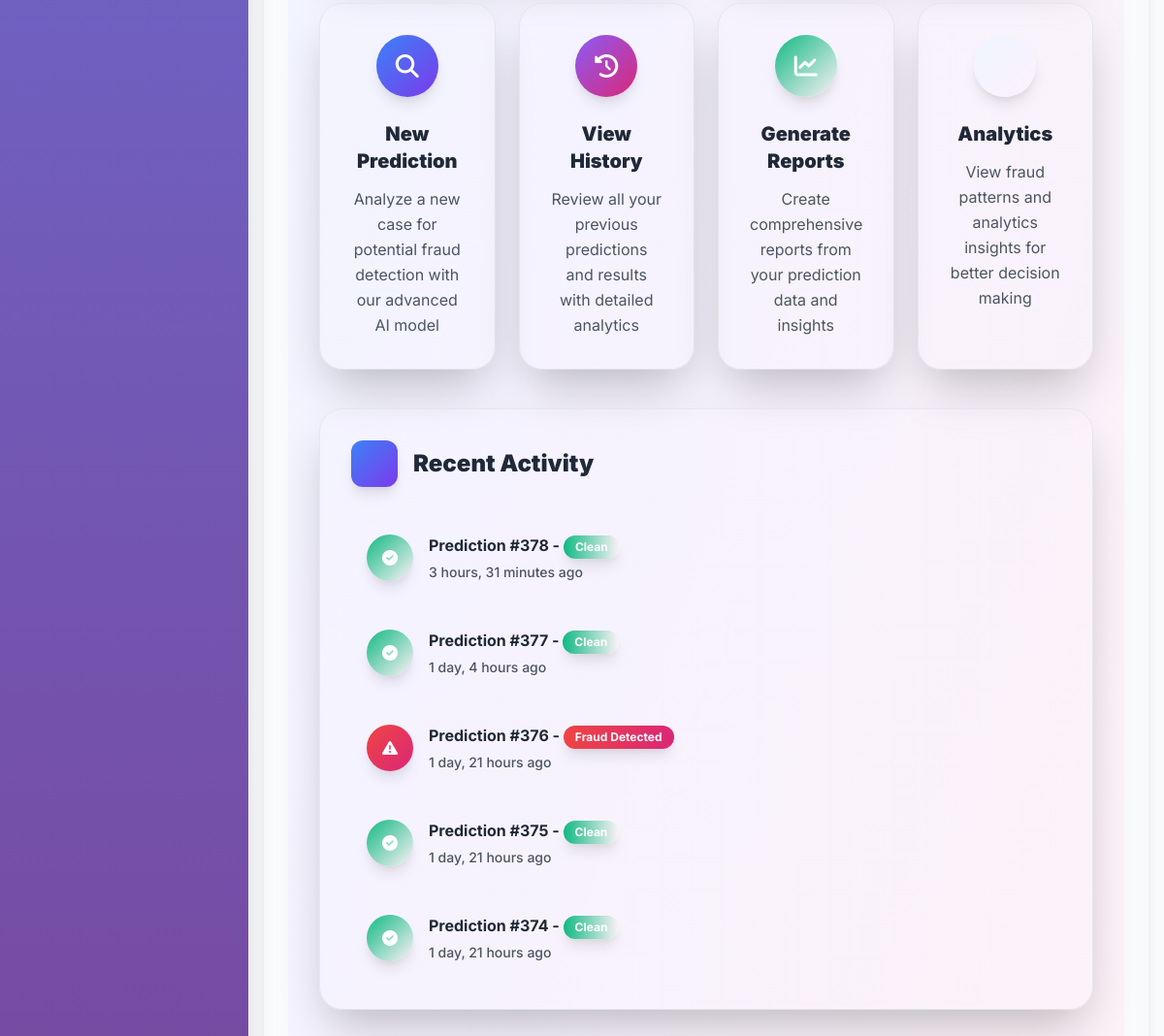
The app's page /user-dashboard/ (signed in, lower part), older data.
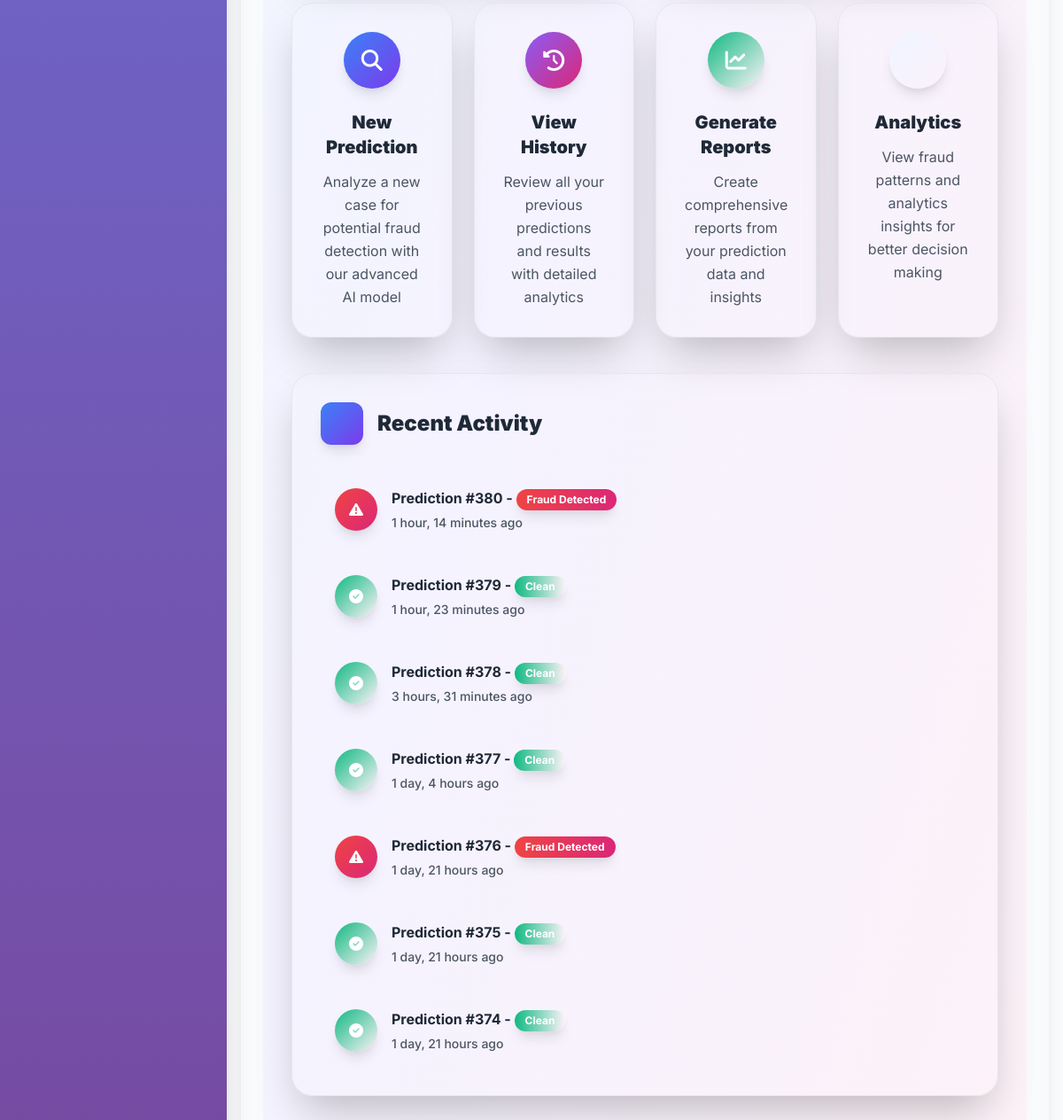
The same page, newer data.
### landing/models.py (models this page shows, shortened)
class Prediction(models.Model):
    user = models.ForeignKey(User, on_delete=models.CASCADE, related_name='predictions', null=True, blank=True)
    input_data = models.TextField()  # Store as JSON string
    result = models.CharField(max_length=20)
    created_at = models.DateTimeField(auto_now_add=True)
    confidence_score = models.FloatField(null=True, blank=True)
    processing_time = models.FloatField(null=True, blank=True)
    class Meta:
        ordering = ['-created_at']

### landing/views.py (the view)
# urls.py: path('user-dashboard/', user_dashboard_view, name='user_dashboard'),
@login_required
def user_dashboard_view(request):
    user = request.user
    profile, created = UserProfile.objects.get_or_create(user=user)
    user_predictions = Prediction.objects.filter(user=user)
    total_predictions = user_predictions.count()
    fraud_predictions = user_predictions.filter(result='Fraud').count()
    safe_predictions = user_predictions.filter(result='Not Fraud').count()
    accuracy_rate = 95.7  # You can calculate this based on your validation data
    recent_predictions = user_predictions.order_by('-created_at')[:10]
    recent_activities = UserActivity.objects.filter(user=user).order_by('-created_at')[:5]
    context = {
        'user': user,
        'profile': profile,
        'user_predictions': total_predictions,
        'fraud_predictions': fraud_predictions,
        'safe_predictions': safe_predictions,
        'accuracy_rate': accuracy_rate,
        'recent_predictions': recent_predictions,
        'recent_activities': recent_activities,
    }
    return render(request, 'landing/dashboard.html', context)

### landing/templates/landing/dashboard.html (shortened to what this page needs)
{% extends 'landing/base_with_sidebar.html' %}
{% load static %}
{% block content %}
<div class="min-h-screen bg-gradient-to-br from-blue-50 via-purple-50 to-pink-50 py-8">
    <div class="max-w-7xl mx-auto px-4 sm:px-6 lg:px-8">
        <div class="grid grid-cols-1 md:grid-cols-2 lg:grid-cols-4 gap-6 mb-10">
            <a href="{% url 'predict' %}" class="group bg-white/95 backdrop-blur-xl rounded-3xl shadow-2xl p-8 text-center border border-white/30 hover:shadow-3xl hover:-translate-y-2 transition-all duration-500 cursor-pointer no-underline">
                <div class="w-16 h-16 bg-gradient-to-br from-blue-500 to-purple-600 rounded-full flex items-center justify-center mx-auto mb-6 shadow-lg group-hover:scale-110 transition-transform duration-300">
                    <i class="fas fa-search text-2xl text-white"></i>
                </div>
                <div class="text-xl font-black text-gray-800 mb-3">New Prediction</div>
                <div class="text-gray-600 leading-relaxed">
                    Analyze a new case for potential fraud detection with our advanced AI model
                </div>
            </a>
            <a href="{% url 'prediction_history' %}" class="group bg-white/95 backdrop-blur-xl rounded-3xl shadow-2xl p-8 text-center border border-white/30 hover:shadow-3xl hover:-translate-y-2 transition-all duration-500 cursor-pointer no-underline">
                <div class="w-16 h-16 bg-gradient-to-br from-purple-500 to-pink-600 rounded-full flex items-center justify-center mx-auto mb-6 shadow-lg group-hover:scale-110 transition-transform duration-300">
                    <i class="fas fa-history text-2xl text-white"></i>
                </div>
                <div class="text-xl font-black text-gray-800 mb-3">View History</div>
                <div class="text-gray-600 leading-relaxed">
                    Review all your previous predictions and results with detailed analytics
                </div>
            </a>
            <a href="{% url 'user_reports' %}" class="group bg-white/95 backdrop-blur-xl rounded-3xl shadow-2xl p-8 text-center border border-white/30 hover:shadow-3xl hover:-translate-y-2 transition-all duration-500 cursor-pointer no-underline">
                <div class="w-16 h-16 bg-gradient-to-br from-green-500 to-emerald-600 rounded-full flex items-center justify-center mx-auto mb-6 shadow-lg group-hover:scale-110 transition-transform duration-300">
                    <i class="fas fa-chart-line text-2xl text-white"></i>
                </div>
                <div class="text-xl font-black text-gray-800 mb-3">Generate Reports</div>
                <div class="text-gray-600 leading-relaxed">
                    Create comprehensive reports from your prediction data and insights
                </div>
            </a>
            <a href="{% url 'fraud_analytics' %}" class="group bg-white/95 backdrop-blur-xl rounded-3xl shadow-2xl p-8 text-center border border-white/30 hover:shadow-3xl hover:-translate-y-2 transition-all duration-500 cursor-pointer no-underline">
                <div class="w-16 h-16 bg-gradient-to-br from-orange-500 to-red-600 rounded-full flex items-center justify-center mx-auto mb-6 shadow-lg group-hover:scale-110 transition-transform duration-300">
                </div>
                <div class="text-xl font-black text-gray-800 mb-3">Analytics</div>
                <div class="text-gray-600 leading-relaxed">
                    View fraud patterns and analytics insights for better decision making
                </div>
            </a>
        </div>
        <div class="bg-white/95 backdrop-blur-xl rounded-3xl shadow-2xl p-8 border border-white/30">
            <div class="flex items-center mb-8">
                <div class="w-12 h-12 bg-gradient-to-br from-blue-500 to-purple-600 rounded-xl flex items-center justify-center mr-4 shadow-lg">
                </div>
                <h3 class="text-2xl font-black text-gray-800">Recent Activity</h3>
            </div>
            {% if recent_predictions %}
                <div class="space-y-4">
                    {% for prediction in recent_predictions %}
                    <div class="group flex items-center p-4 rounded-2xl hover:bg-blue-50 hover:shadow-lg transition-all duration-300 cursor-pointer">
                        <div class="w-12 h-12 {% if prediction.result == 'Fraud' %}bg-gradient-to-br from-red-500 to-pink-600{% else %}bg-gradient-to-br from-green-500 to-emerald-600{% endif %} rounded-full flex items-center justify-center mr-4 shadow-lg group-hover:scale-110 transition-transform duration-300">
                            {% if prediction.result == 'Fraud' %}
                                <i class="fas fa-exclamation-triangle text-white"></i>
                            {% else %}
                                <i class="fas fa-check-circle text-white"></i>
                            {% endif %}
                        </div>
                        <div class="flex-1">
                            <div class="font-bold text-gray-800 mb-1">
                                Prediction #{{ prediction.id }} -
                                <span class="inline-block px-3 py-1 rounded-full text-xs font-bold text-white {% if prediction.result == 'Fraud' %}bg-gradient-to-r from-red-500 to-pink-600{% else %}bg-gradient-to-r from-green-500 to-emerald-600{% endif %} shadow-lg">
                                    {% if prediction.result == 'Fraud' %}Fraud Detected{% else %}Clean{% endif %}
                                </span>
                            </div>
                            <div class="text-sm text-gray-600 font-medium">{{ prediction.created_at|timesince }} ago</div>
                        </div>
                    </div>
                    {% endfor %}
                </div>
            {% endif %}
        </div>
    </div>
</div>
{% endblock %}

### landing/templates/landing/base_with_sidebar.html (shortened to what this page needs)
<!DOCTYPE html>
<html lang="en">
<head>
    <link href="https://cdn.jsdelivr.net/npm/tailwindcss@2.2.19/dist/tailwind.min.css" rel="stylesheet">
    <link rel="stylesheet" href="https://cdnjs.cloudflare.com/ajax/libs/font-awesome/6.4.0/css/all.min.css">
</head>
<body class="bg-gray-50 min-h-screen">
    <div id="sidebar" class="sidebar fixed left-0 top-0 h-full w-64 bg-gradient-to-b from-gray-900 via-gray-800 to-gray-900 text-white shadow-lg z-50">
    </div>
    <div id="main-content" class="main-content ml-64">
        <main class="p-6 glass-effect rounded-2xl shadow-lg mt-6 mx-4">
            {% block content %}{% endblock %}
        </main>
    </div>
</body>
</html>

### landing/templates/landing/base_with_sidebar.html (style rules this page uses)
* { margin: 0; padding: 0; box-sizing: border-box; }
body { font-family: 'Inter', sans-serif; background: #f8f9fa; overflow-x: hidden; }
.sidebar { transition: transform 0.3s ease-in-out; background: linear-gradient(180deg, #667eea 0%, #764ba2 100%); box-shadow: 4px 0 20px rgba(0, 0, 0, 0.1); }
.main-content { transition: margin-left 0.3s ease-in-out; }
.glass-effect { background: rgba(255, 255, 255, 0.1); backdrop-filter: blur(10px); border: 1px solid rgba(255, 255, 255, 0.2); }

Row changes from the older to the newer data that the page shows:
added Prediction: result "Fraud" (drawn), id "380", created_at "1 hour, 14 minutes"
added Prediction: result "Not Fraud" (drawn), id "379", created_at "1 hour, 23 minutes"
